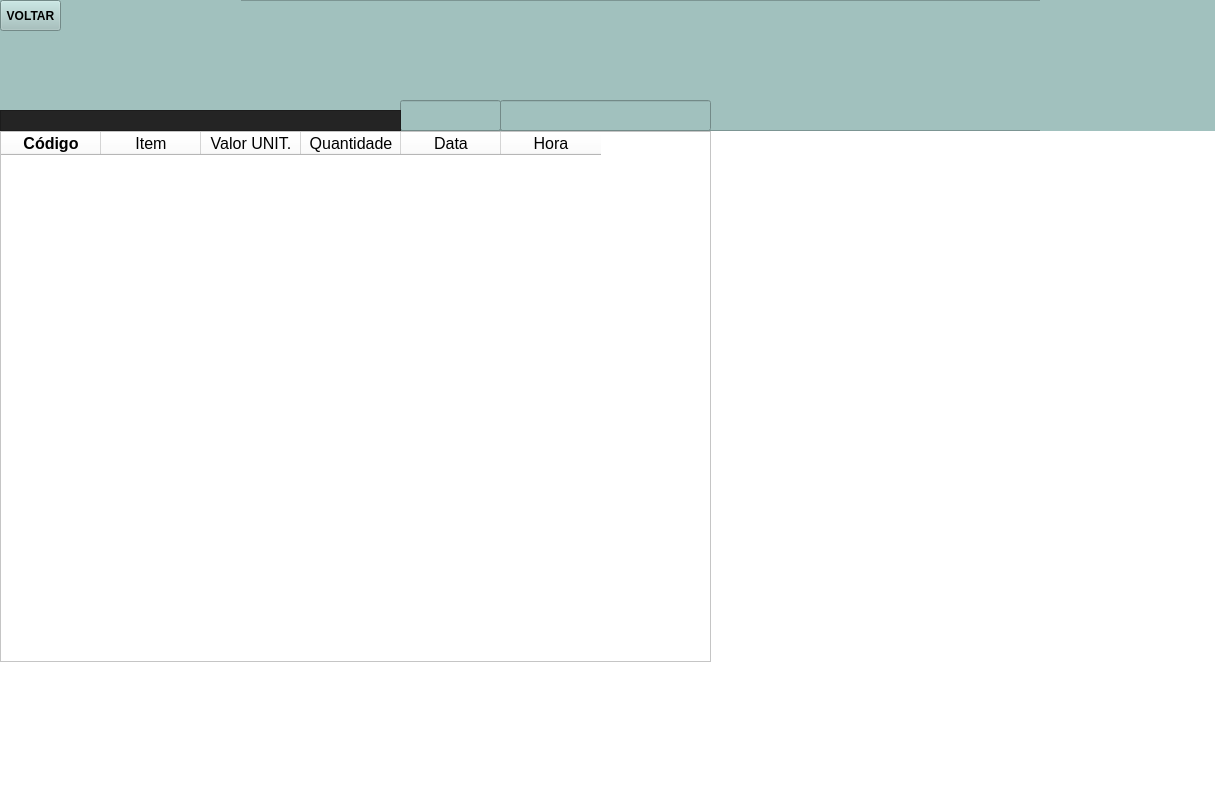
<?xml version="1.0" encoding="UTF-8"?>
<ui version="4.0">
 <class>MainWindow</class>
 <widget class="QMainWindow" name="MainWindow">
  <property name="geometry">
   <rect>
    <x>0</x>
    <y>0</y>
    <width>1215</width>
    <height>795</height>
   </rect>
  </property>
  <property name="windowTitle">
   <string>MainWindow</string>
  </property>
  <property name="styleSheet">
   <string notr="true">background-color: rgb(255, 255, 255);</string>
  </property>
  <widget class="QWidget" name="centralwidget">
   <widget class="QFrame" name="frame">
    <property name="geometry">
     <rect>
      <x>0</x>
      <y>0</y>
      <width>1221</width>
      <height>131</height>
     </rect>
    </property>
    <property name="styleSheet">
     <string notr="true">background-color: rgb(161, 193, 190);</string>
    </property>
    <property name="frameShape">
     <enum>QFrame::StyledPanel</enum>
    </property>
    <property name="frameShadow">
     <enum>QFrame::Raised</enum>
    </property>
    <widget class="QLabel" name="logo_3">
     <property name="geometry">
      <rect>
       <x>-10</x>
       <y>-50</y>
       <width>231</width>
       <height>251</height>
      </rect>
     </property>
     <property name="text">
      <string/>
     </property>
     <property name="pixmap">
      <pixmap>../../../../../964742/Downloads/Meteoro_Calçados_Logo-removebg-preview.png</pixmap>
     </property>
     <property name="scaledContents">
      <bool>true</bool>
     </property>
    </widget>
    <widget class="QLabel" name="label">
     <property name="geometry">
      <rect>
       <x>10</x>
       <y>-40</y>
       <width>231</width>
       <height>241</height>
      </rect>
     </property>
     <property name="text">
      <string/>
     </property>
     <property name="pixmap">
      <pixmap>../../../../../963914/Downloads/Meteoro_Calçados_Logo-removebg-preview.png</pixmap>
     </property>
     <property name="scaledContents">
      <bool>true</bool>
     </property>
    </widget>
    <widget class="QPushButton" name="bt_voltar">
     <property name="geometry">
      <rect>
       <x>0</x>
       <y>0</y>
       <width>61</width>
       <height>31</height>
      </rect>
     </property>
     <property name="font">
      <font>
       <weight>75</weight>
       <bold>true</bold>
      </font>
     </property>
     <property name="cursor">
      <cursorShape>PointingHandCursor</cursorShape>
     </property>
     <property name="styleSheet">
      <string notr="true">background-color: rgb(161, 193, 190);</string>
     </property>
     <property name="text">
      <string>VOLTAR</string>
     </property>
     <property name="icon">
      <iconset>
       <normaloff>../../../../../964742/Downloads/image (1).png</normaloff>../../../../../964742/Downloads/image (1).png</iconset>
     </property>
     <property name="iconSize">
      <size>
       <width>55</width>
       <height>55</height>
      </size>
     </property>
    </widget>
    <widget class="QLabel" name="label_2">
     <property name="geometry">
      <rect>
       <x>1040</x>
       <y>-40</y>
       <width>191</width>
       <height>211</height>
      </rect>
     </property>
     <property name="text">
      <string/>
     </property>
     <property name="pixmap">
      <pixmap>../images/Meteoro Calçados Logo.png</pixmap>
     </property>
     <property name="scaledContents">
      <bool>true</bool>
     </property>
     <property name="indent">
      <number>0</number>
     </property>
     <property name="openExternalLinks">
      <bool>false</bool>
     </property>
     <property name="textInteractionFlags">
      <set>Qt::NoTextInteraction</set>
     </property>
    </widget>
    <widget class="QLineEdit" name="lineEdit">
     <property name="geometry">
      <rect>
       <x>400</x>
       <y>100</y>
       <width>101</width>
       <height>31</height>
      </rect>
     </property>
     <property name="font">
      <font>
       <family>Arial</family>
       <pointsize>10</pointsize>
       <weight>75</weight>
       <bold>true</bold>
      </font>
     </property>
     <property name="alignment">
      <set>Qt::AlignCenter</set>
     </property>
     <property name="readOnly">
      <bool>true</bool>
     </property>
    </widget>
    <widget class="QLineEdit" name="textHora">
     <property name="geometry">
      <rect>
       <x>500</x>
       <y>100</y>
       <width>211</width>
       <height>31</height>
      </rect>
     </property>
     <property name="font">
      <font>
       <family>Arial</family>
       <pointsize>10</pointsize>
       <weight>50</weight>
       <bold>false</bold>
      </font>
     </property>
     <property name="alignment">
      <set>Qt::AlignCenter</set>
     </property>
     <property name="readOnly">
      <bool>true</bool>
     </property>
    </widget>
   </widget>
   <widget class="QTableWidget" name="tableWidget">
    <property name="geometry">
     <rect>
      <x>0</x>
      <y>131</y>
      <width>711</width>
      <height>531</height>
     </rect>
    </property>
    <column>
     <property name="text">
      <string>Código</string>
     </property>
     <property name="font">
      <font>
       <pointsize>12</pointsize>
       <weight>75</weight>
       <bold>true</bold>
      </font>
     </property>
    </column>
    <column>
     <property name="text">
      <string>Item</string>
     </property>
     <property name="font">
      <font>
       <pointsize>12</pointsize>
      </font>
     </property>
    </column>
    <column>
     <property name="text">
      <string>Valor UNIT.</string>
     </property>
     <property name="font">
      <font>
       <pointsize>12</pointsize>
      </font>
     </property>
    </column>
    <column>
     <property name="text">
      <string>Quantidade</string>
     </property>
     <property name="font">
      <font>
       <pointsize>12</pointsize>
      </font>
     </property>
    </column>
    <column>
     <property name="text">
      <string>Data</string>
     </property>
     <property name="font">
      <font>
       <pointsize>12</pointsize>
      </font>
     </property>
    </column>
    <column>
     <property name="text">
      <string>Hora</string>
     </property>
     <property name="font">
      <font>
       <pointsize>12</pointsize>
      </font>
     </property>
    </column>
   </widget>
   <widget class="QFrame" name="frame_3">
    <property name="geometry">
     <rect>
      <x>0</x>
      <y>110</y>
      <width>401</width>
      <height>21</height>
     </rect>
    </property>
    <property name="styleSheet">
     <string notr="true">background-color: rgb(36, 36, 36);</string>
    </property>
    <property name="frameShape">
     <enum>QFrame::StyledPanel</enum>
    </property>
    <property name="frameShadow">
     <enum>QFrame::Raised</enum>
    </property>
   </widget>
  </widget>
  <widget class="QMenuBar" name="menubar">
   <property name="geometry">
    <rect>
     <x>0</x>
     <y>0</y>
     <width>1215</width>
     <height>21</height>
    </rect>
   </property>
  </widget>
  <widget class="QStatusBar" name="statusbar"/>
 </widget>
 <resources/>
 <connections/>
</ui>
